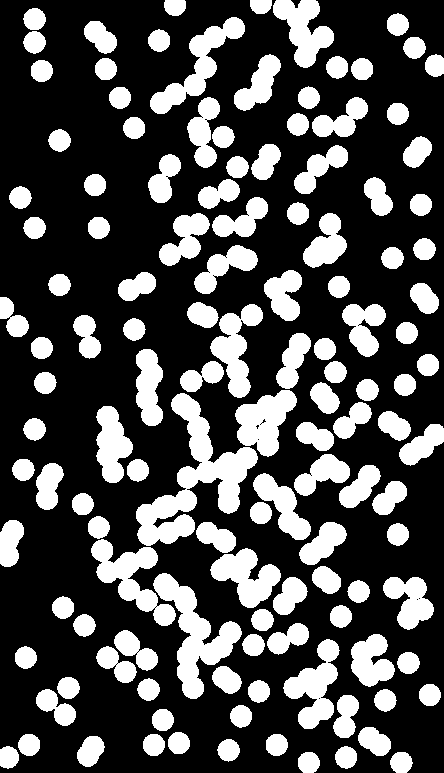
%> input picture dev03/part1/bulles.bmp, 444 x 773 px
$ octave test_evaluationBulles.m   (GNU Octave 9; MATLAB toolbox functions it lacks are replaced by stand-ins)
%> lines starting %> are read from the running program, lines starting %| are printed output that depends on the picture; in (x1, y1, x2, y2) boxes, pixels count from 0 and x2, y2 are one past the last pixel; in counts of white or black regions, pixels touching at a corner belong together; the program's own positions count from 1
### dev03/part1/compteBulles.m
function [bulle, groupes] = compteBulles(image)

% convert to logical if it isn't
if (~islogical(image))
    % ensure to conver to grayscale if not
    if (size(image,3) == 3)
        image = rgb2gray(image);
%> image: size 773x444 uint8; 29.9% white; 129 white regions, largest, box (x1, y1, x2, y2) and area: (136, 393, 258, 546) 6177, (153, 573, 242, 699) 3865, (91, 539, 176, 626) 2784
    end
    image = logical(image);
end

% store received image
recImage = image;

% [20 lines of commented-out code are left out]

[imgConverted, numbFormesInitial] = bwlabel(recImage);
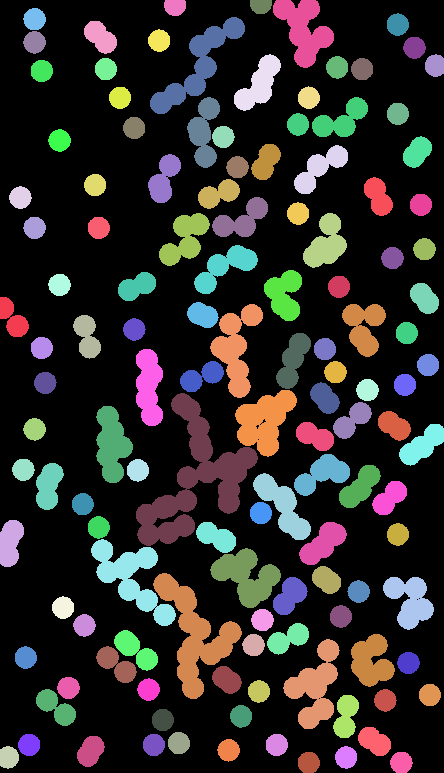
%> imgConverted: size 773x444 double; 130 distinct labels, from 0 to 129; one colour per label, 0 black
%> numbFormesInitial = 129

imgIsolate = imgConverted;

% extract the number of pixels for each conn.comp
pretreat = bwconncomp(imgIsolate);
%> pretreat = 129 connected components
numPixels = cellfun(@numel,pretreat.PixelIdxList);
%> numPixels = 129 values, max 6177 at index 40, min 263 at index 69, mean 795.3

% iterate through every numPixels array
for i = 1 : length(numPixels)
    % if the result is over 400, assume amas and set to zero
    if numPixels(i) >= 400
        imgIsolate(pretreat.PixelIdxList{i}) = 0;
    end
end
%> this loop made 129 passes
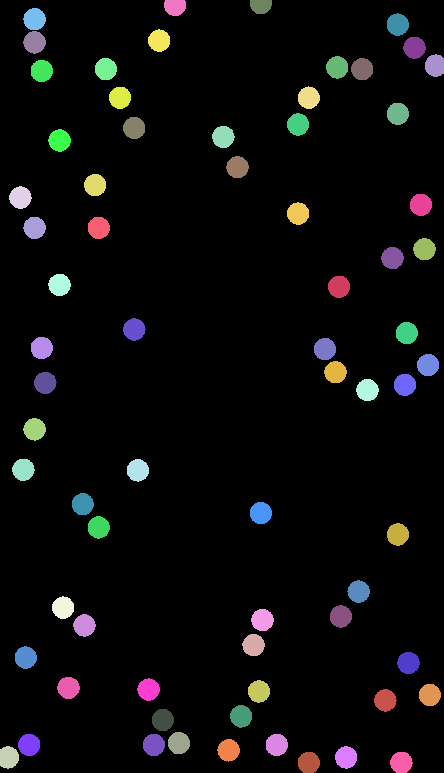
%> imgIsolate: size 773x444 double; 71 distinct labels, from 0 to 129; one colour per label, 0 black

% subtract isolated balls from initial image
imgSubtractedMain = and(imgConverted, ~imgIsolate);
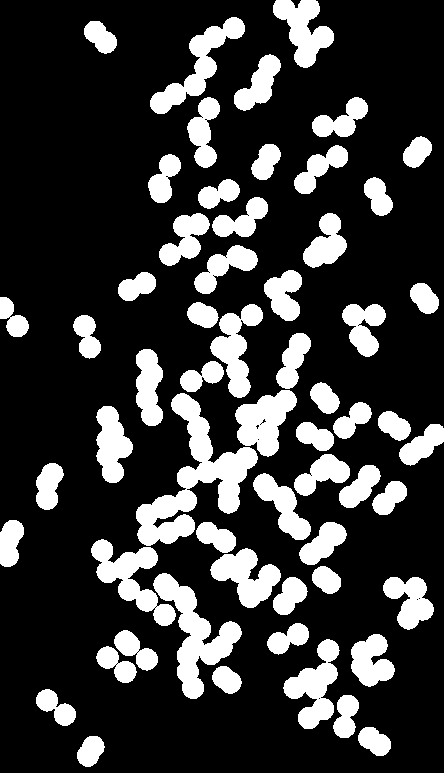
%> imgSubtractedMain: size 773x444 logical; 22% white; 59 white regions, largest, box (x1, y1, x2, y2) and area: (136, 393, 258, 546) 6177, (153, 573, 242, 699) 3865, (91, 539, 176, 626) 2784

% extract the number of pixels for each conn.comp
pretreat = bwconncomp(imgSubtractedMain);
%> pretreat = 59 connected components
numPixels = cellfun(@numel,pretreat.PixelIdxList);
%> numPixels = 59 values, max 6177 at index 14, min 581 at index 46, mean 1282.6

% iterate through every numPixels array
for i = 1 : length(numPixels)
    % if the result is less than 400 (from imperfect subtraction), set to 0
    if numPixels(i) <= 400
        imgSubtractedMain(pretreat.PixelIdxList{i}) = 0;
    end
end
%> this loop made 59 passes

% get shape count and transfer results
[imgIsolateMat, numImgIsolate] = bwlabel(imgIsolate);
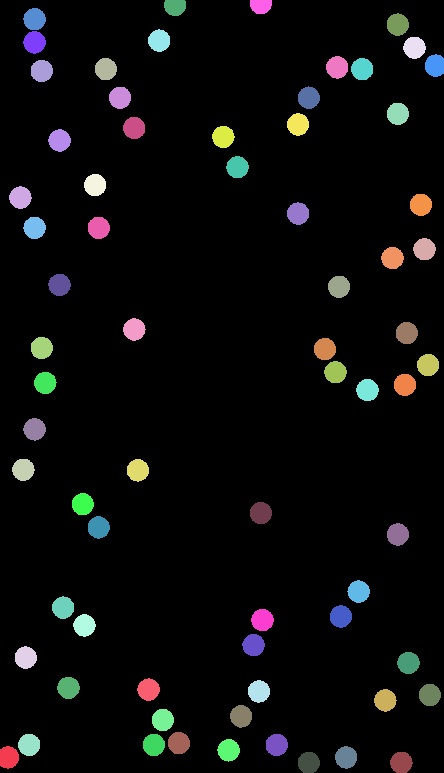
%> imgIsolateMat: size 773x444 double; 71 distinct labels, from 0 to 70; one colour per label, 0 black
%> numImgIsolate = 70
[imgSubtractedMainMat, numSubtractedMain] = bwlabel(imgSubtractedMain);
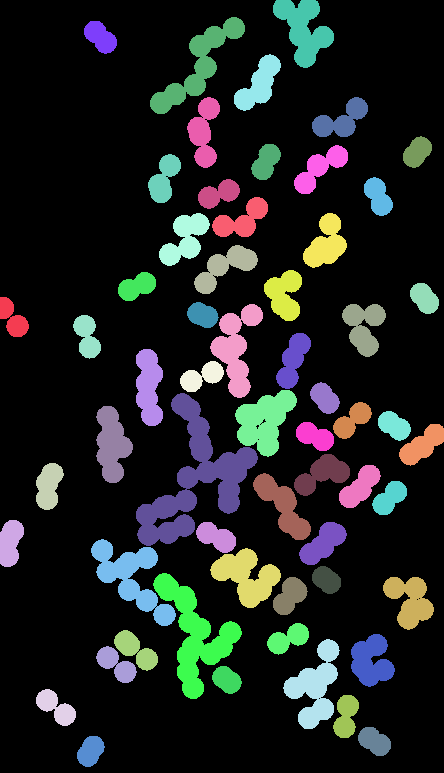
%> imgSubtractedMainMat: size 773x444 double; 60 distinct labels, from 0 to 59; one colour per label, 0 black
%> numSubtractedMain = 59

bulle = numImgIsolate;
%> bulle = 70
groupes = numSubtractedMain;
%> groupes = 59

% [32 lines of commented-out code are left out]
end

### dev03/part1/test_evaluationBulles.m
% clean environment
clc;
close all;
clear;
workspace;

[bulle, groupes] = compteBulles(imread('bulles.bmp'));
%> bulle = 70; groupes = 59
